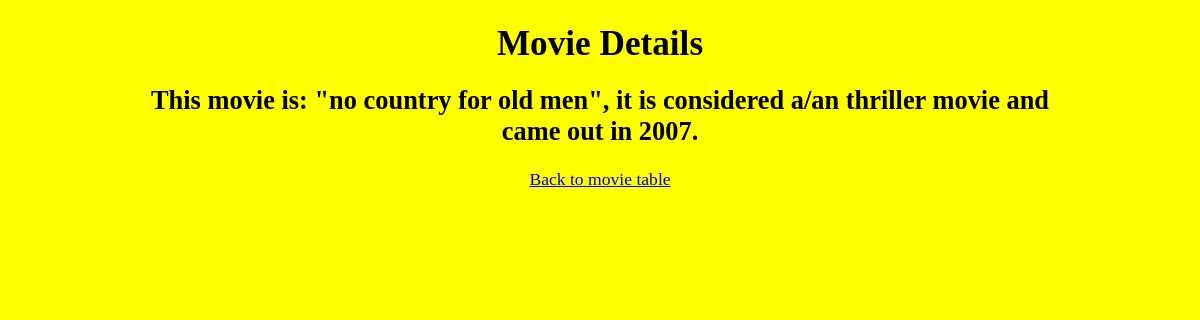
Page /api/movies/movie_details/2 on the committed database.
### app/models.py (models this page shows, shortened)
class Movie(models.Model):
    title = models.CharField(max_length = 100, default='')
    genre = models.CharField(max_length = 100, default='')
    year = models.IntegerField(default=2025)

### app/views.py (the view)
# urls.py: path("movies/movie_details/<int:movie_id>", movie_details, name='movie_table_details'),
def movie_details(request, movie_id):
    try:
        movie = Movie.objects.get(id=movie_id)
    except ObjectDoesNotExist:
        return print("Movie not found.")
    return render(request, 'movie_details.html', {'movie': movie})

### app/templates/movie_details.html (shortened to what this page needs)
{% extends 'base.html' %}
{% block body %}
<div id="wrapper">
<h1>Movie Details</h1>
<h2>This movie is: "{{movie.title}}", it is considered
    a/an {{movie.genre}} movie and came out in {{movie.year}}.
</h2>
<a href="{% url 'movie_table' %}">Back to movie table</a>
</div>
{% endblock %}

### app/static/styles.css (style rules this page uses)
body { background: yellow; text-align: center; }
#wrapper { width:940px; height: 500px; margin:0 auto; font-size: 1.1em; }
h1 { margin-bottom: 15px; }

### rows in the picture
Movie: title "no country for old men", genre "thriller", year "2007"
